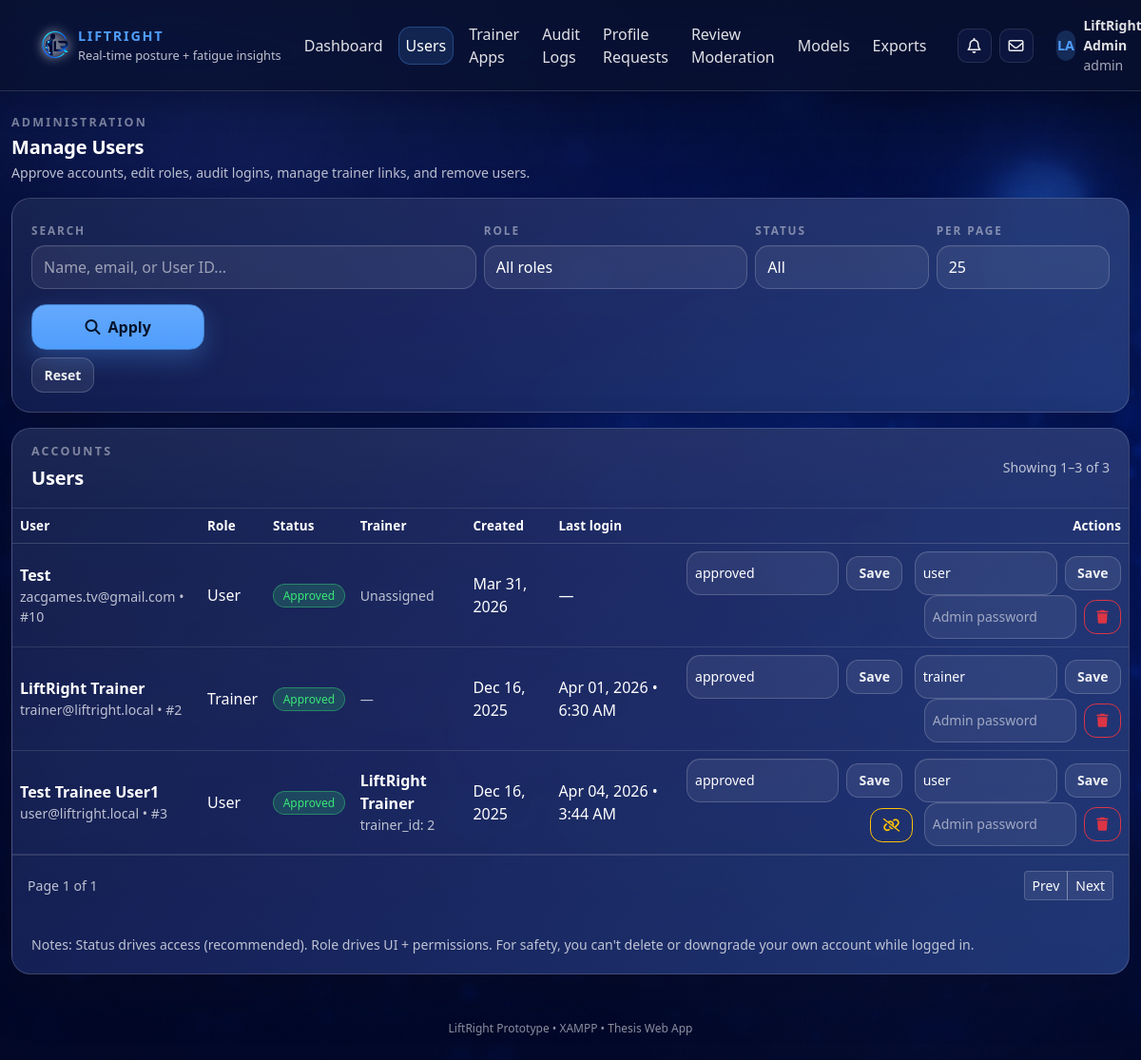
The page /web/admin/users.php (signed in) on the database as committed earlier.
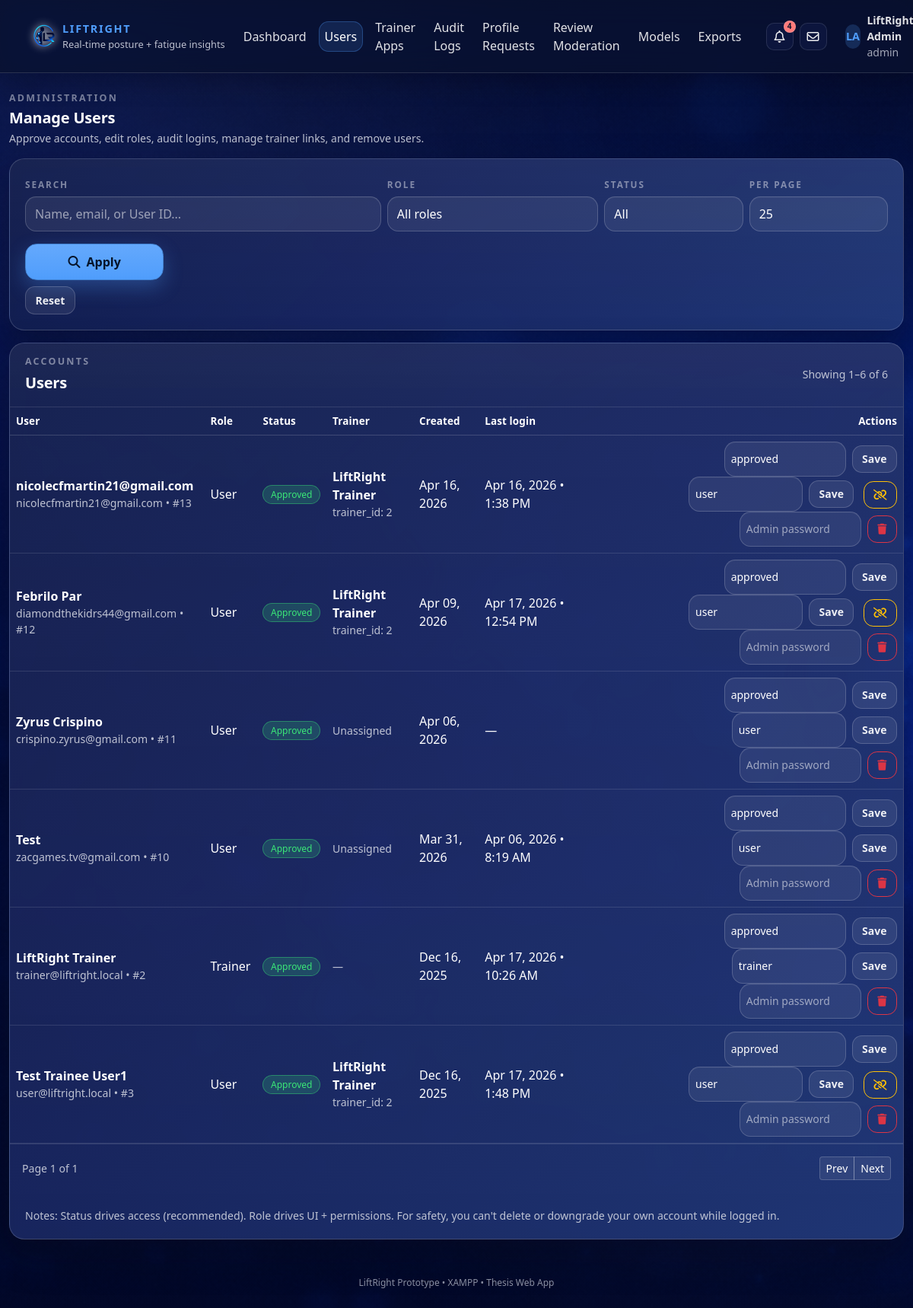
The same page on the database as committed later.
### tables this page shows
CREATE TABLE `users` (
  `user_id` int NOT NULL,
  `full_name` varchar(120) NOT NULL,
  `email` varchar(190) NOT NULL,
  `password_hash` varchar(255) NOT NULL,
  `role` enum('user','trainer','admin') NOT NULL DEFAULT 'user',
  `age` int DEFAULT NULL,
  `birthdate` date DEFAULT NULL,
  `gender` enum('male','female','other','prefer_not_to_say') DEFAULT NULL,
  `bio` text,
  `profile_photo` varchar(255) DEFAULT NULL,
  `qualification` varchar(190) DEFAULT NULL,
  `years_experience` tinyint UNSIGNED DEFAULT NULL,
  `specializations` json DEFAULT NULL,
  `accepting_trainees` tinyint(1) NOT NULL DEFAULT '1',
  `created_at` timestamp NOT NULL DEFAULT CURRENT_TIMESTAMP,
  `last_login` timestamp NULL DEFAULT NULL,
  `trainer_id` int DEFAULT NULL,
  `account_status` enum('pending','approved','rejected','suspended') NOT NULL DEFAULT 'pending',
  `twofa_enabled` tinyint(1) NOT NULL DEFAULT '1',
  `failed_login_attempts` int NOT NULL DEFAULT '0',
  `lock_until` datetime DEFAULT NULL,
  `last_failed_login` timestamp NULL DEFAULT NULL,
  `email_verified_at` datetime DEFAULT NULL,
  `theme` varchar(30) NOT NULL DEFAULT 'default'
);

### web/config/config.php (called while the page is built, shortened)
<?php
function h(string $s): string {
  return htmlspecialchars($s, ENT_QUOTES, 'UTF-8');
}

### web/admin/users.php (the view, shortened to what the rows shown need)
<?php
require_once __DIR__ . '/../config/config.php';
if (!function_exists('fmtDT')) {
  function fmtDT(?string $dt): string {
    $ts = strtotime($dt);
    return $ts ? date("M d, Y • g:i A", $ts) : $dt;
  }
}
if (!function_exists('badgeStatusClass')) {
  function badgeStatusClass(string $status): string {
    return match ($status) {
      'approved'  => 'lr-badge lr-badge-good',
      'pending'   => 'lr-badge lr-badge-warning',
      'rejected'  => 'lr-badge lr-badge-danger',
      'suspended' => 'lr-badge lr-badge-danger',
      default     => 'lr-badge lr-badge-warning',
    };
  }
}
$page = (int)($_GET['page'] ?? 1);
$per_page = (int)($_GET['per_page'] ?? 25);
$users = [];
$baseFrom = "
  FROM users u
  LEFT JOIN users t ON t.user_id = u.trainer_id
  WHERE u.role <> 'admin'
";
$where = "";
$types = "";
$params = [];
$offset = ($page - 1) * $per_page;
$dataSql = "
  SELECT
    u.user_id,
    u.full_name,
    u.email,
    u.role,
    u.age,
    u.account_status,
    u.trainer_id,
    t.full_name AS trainer_name,
    u.created_at,
    u.last_login
  {$baseFrom}
  {$where}
  ORDER BY u.created_at DESC
  LIMIT ? OFFSET ?
";
$types2 = $types . "ii";
$params2 = $params;
$params2[] = $per_page;
$params2[] = $offset;
$stmt = $mysqli->prepare($dataSql);
$stmt->bind_param($types2, ...$params2);
$stmt->execute();
$res = $stmt->get_result();
while ($r = $res->fetch_assoc()) $users[] = $r;
require __DIR__ . '/../includes/head.php';
?>
<body>
<div class="lr-page-wrapper">
  <div class="container lr-main-container py-4">
    <div class="row mb-3 align-items-center">
      <div class="col-md-8">
        <h1 class="lr-section-heading mb-1">Manage Users</h1>
      </div>
    </div>
    <div class="lr-card">
      <div class="lr-card-body p-0">
        <div class="table-responsive">
          <table class="table table-hovermb-0 table-lr-dark">
            <thead>
              <tr>
                <th>User</th>
                <th>Role</th>
                <th>Status</th>
                <th>Trainer</th>
                <th>Created</th>
                <th>Last login</th>
                <th class="text-end">Actions</th>
              </tr>
            </thead>
            <tbody>
            <?php if (!$users): ?>
              <tr>
                <td colspan="7" class="text-center py-4 lr-stat-subtext">No users found.</td>
              </tr>
            <?php else: ?>
              <?php foreach ($users as $u): ?>
                <?php
                  $uid = (int)$u['user_id'];
                  $role = (string)$u['role'];
                  $status = (string)($u['account_status'] ?? 'pending');
                  $trainerName = (string)($u['trainer_name'] ?? '');
                  $trainerId = (int)($u['trainer_id'] ?? 0);
                  $self_id = (int)($_SESSION['user_id'] ?? 0);
                  $isSelf = ($uid === $self_id);
                ?>
                <tr>
                  <td>
                    <div class="fw-semibold"><?= h((string)$u['full_name']) ?></div>
                    <div class="lr-stat-subtext"><?= h((string)$u['email']) ?> • #<?= $uid ?></div>
                  </td>
                  <td><span class="lr-chip-exercise text-capitalize"><?= h($role) ?></span></td>
                  <td>
                    <span class="<?= h(badgeStatusClass($status)) ?> text-capitalize">
                      <?= h($status) ?>
                    </span>
                  </td>
                  <td>
                    <?php if ($role !== 'user'): ?>
                      <span class="lr-stat-subtext">—</span>
                    <?php else: ?>
                      <?php if ($trainerId > 0): ?>
                        <div class="fw-semibold"><?= h($trainerName !== '' ? $trainerName : ("Trainer #".$trainerId)) ?></div>
                        <div class="lr-stat-subtext">trainer_id: <?= (int)$trainerId ?></div>
                      <?php else: ?>
                        <span class="lr-stat-subtext">Unassigned</span>
                      <?php endif; ?>
                    <?php endif; ?>
                  </td>
                  <td><?= h(date("M d, Y", strtotime((string)$u['created_at']))) ?></td>
                  <td><?= $u['last_login'] ? h(fmtDT((string)$u['last_login'])) : '—' ?></td>
                  <td class="text-end">
                    <form method="POST" class="d-inline-flex gap-2 align-items-center">
                      <select class="form-select form-select-sm" name="new_status" style="width: 160px;" <?= $isSelf ? 'disabled' : '' ?>>
                        <option value="approved" <?= $status==='approved'?'selected':'' ?>>approved</option>
                      </select>
                      <button class="btn btn-sm btn-outline-light" type="submit" <?= $isSelf ? 'disabled' : '' ?>>Save</button>
                    </form>
                    <form method="POST" class="d-inline-flex gap-2 align-items-center ms-2">
                      <select class="form-select form-select-sm" name="new_role" style="width: 150px;" <?= $isSelf ? 'disabled' : '' ?>>
                        <option value="user" <?= $role==='user'?'selected':'' ?>>user</option>
                        <option value="trainer" <?= $role==='trainer'?'selected':'' ?>>trainer</option>
                      </select>
                      <button class="btn btn-sm btn-outline-light" type="submit" <?= $isSelf ? 'disabled' : '' ?>>Save</button>
                    </form>
                    <?php if ($role === 'user' && $trainerId > 0): ?>
                      <form method="POST" class="d-inline ms-2"
                            onsubmit="return confirm('Unlink this trainee from their trainer?');">
                        <button class="btn btn-sm btn-outline-warning" type="submit" title="Unlink trainer">
                          <i class="fa-solid fa-link-slash"></i>
                        </button>
                      </form>
                    <?php endif; ?>
                    <form method="POST" class="d-inline-flex gap-2 align-items-center ms-2"
                          onsubmit="return confirm('Delete this user? Entered admin password will be used for confirmation. This may cascade delete related rows via FK rules.');">
                      <input type="password"
                            name="admin_password"
                            class="form-control form-control-sm"
                            placeholder="Admin password"
                            style="width: 160px;"
                            <?= $isSelf ? 'disabled' : '' ?>
                            required>
                      <button class="btn btn-sm btn-outline-danger" type="submit" <?= $isSelf ? 'disabled' : '' ?> title="Delete user">
                        <i class="fa-solid fa-trash"></i>
                      </button>
                    </form>
                  </td>
                </tr>
              <?php endforeach; ?>
            <?php endif; ?>
            </tbody>
          </table>
        </div>
      </div>
    </div>
  </div>
</div>
<?php require __DIR__ . '/../includes/footer.php'; ?>

Rows that differ between the two databases and show on the page:
added users: full_name "nicolecfmartin21@gmail.com", email "nicolecfmartin21@gmail.com", user_id "13", role "User", account_status "Approved", trainer.full_name "LiftRight Trainer", trainer "2", created_at "Apr 16, 2026", last_login "Apr 16, 2026 • 1:38 PM", new_status "approved", new_role "user"
added users: full_name "Febrilo Par", email "diamondthekidrs44@gmail.com", user_id "12", role "User", account_status "Approved", trainer.full_name "LiftRight Trainer", trainer "2", created_at "Apr 09, 2026", last_login "Apr 17, 2026 • 12:54 PM", new_status "approved", new_role "user"
added users: full_name "Zyrus Crispino", email "crispino.zyrus@gmail.com", user_id "11", role "User", account_status "Approved", shows "Unassigned", created_at "Apr 06, 2026", new_status "approved", new_role "user"
changed users "Test": last_login (not shown) → "Apr 06, 2026 • 8:19 AM"; no longer shows "—"
changed users "Trainer": last_login "Apr 01, 2026 • 6:30 AM" → "Apr 17, 2026 • 10:26 AM"
changed users "Test Trainee User1": last_login "Apr 04, 2026 • 3:44 AM" → "Apr 17, 2026 • 1:48 PM"
Other text that changed with them:
$notif_unread: (not shown) → "4"
min($offset + $per_page, $total_rows): "3" → "6"
$total_rows: "3" → "6"
